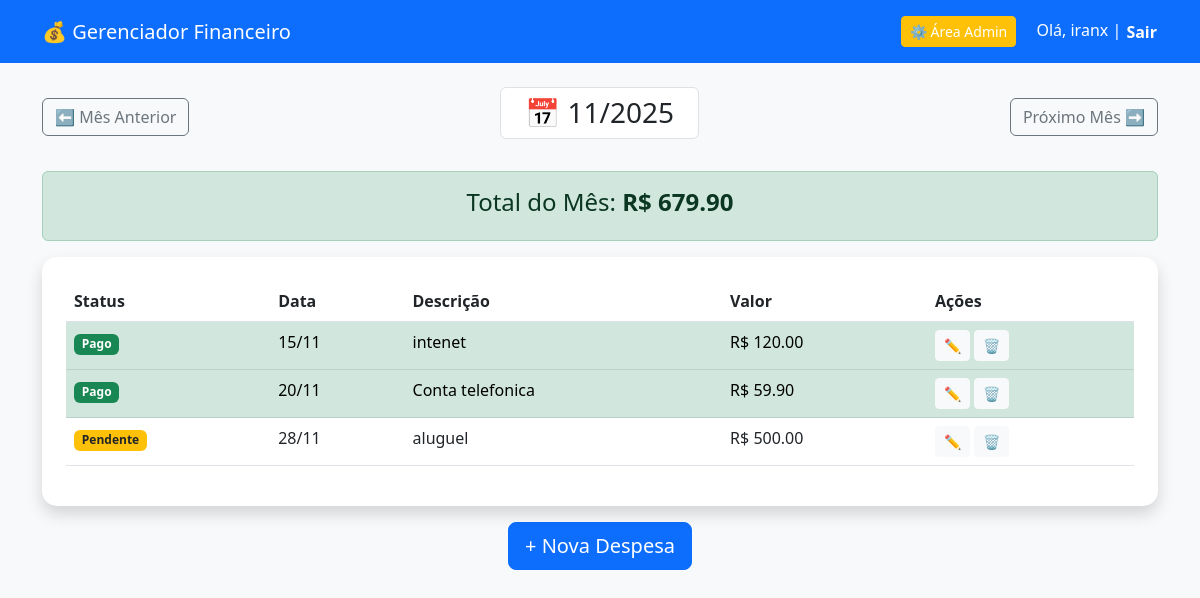
The app's page / (signed in) with its own data.
### despesas/models.py (models this page shows, shortened)
class Despesa(models.Model):
    CATEGORIAS = [
        ('ALIMENTACAO', 'Alimentação'),
        ('TRANSPORTE', 'Transporte'),
        ('MORADIA', 'Moradia'),
        ('LAZER', 'Lazer'),
        ('OUTROS', 'Outros'),
    ]
    usuario = models.ForeignKey(User, on_delete=models.CASCADE)
    descricao = models.CharField(max_length=255)
    valor = models.DecimalField(max_digits=10, decimal_places=2)
    data = models.DateField()
    categoria = models.CharField(max_length=20, choices=CATEGORIAS)
    pago = models.BooleanField(default=False)
    @property
    def esta_atrasada(self):
        return self.data < date.today() and not self.pago

### despesas/views.py (the view)
# urls.py: path('', views.lista_despesas, name='lista_despesas'),
@login_required(login_url='/admin/')
@login_required
def lista_despesas(request):
    hoje = date.today()
    mes_atual = int(request.GET.get('mes', hoje.month))
    ano_atual = int(request.GET.get('ano', hoje.year))
    despesas = Despesa.objects.filter(
        usuario=request.user,
        data__month=mes_atual,
        data__year=ano_atual
    ).order_by('data')
    total = despesas.aggregate(Sum('valor'))['valor__sum'] or 0
    data_base = date(ano_atual, mes_atual, 1)
    mes_passado = data_base - timedelta(days=1)
    proximo_mes = data_base + timedelta(days=31)
    contas_atrasadas = Despesa.objects.filter(
        usuario=request.user,
        pago=False,
        data__lt=hoje
    ).count()
    contexto = {
        'despesas': despesas,
        'total': total,
        'mes_atual': mes_atual,
        'ano_atual': ano_atual,
        'ant_mes': mes_passado.month,
        'ant_ano': mes_passado.year,
        'prox_mes': proximo_mes.month,
        'prox_ano': proximo_mes.year,
        'contas_atrasadas': contas_atrasadas, # Para o alerta
    }
    return render(request, 'despesas/lista_despesas.html', contexto)

### despesas/templates/despesas/lista_despesas.html (shortened to what this page needs)
<!DOCTYPE html>
<html lang="pt-br">
<head>
    <link href="https://cdn.jsdelivr.net/npm/bootstrap@5.3.0/dist/css/bootstrap.min.css" rel="stylesheet">
</head>
<body>
    <nav class="navbar navbar-dark bg-primary mb-4">
        <div class="container">
            <a class="navbar-brand" href="#">💰 Gerenciador Financeiro</a>
            <span class="navbar-text text-white">
                {% if user.is_staff %}
                    <a href="/admin/" class="btn btn-warning btn-sm me-3" target="_blank">
                        ⚙️ Área Admin
                    </a>
                {% endif %}
                Olá, {{ user.username }} |
                <form action="{% url 'logout' %}" method="post" class="d-inline">
                    <button type="submit" class="btn btn-link text-white fw-bold p-0" style="text-decoration: none;">
                        Sair
                    </button>
                </form>
            </span>
        </div>
    </nav>
                    <div class="container mt-4">
                        <div class="d-flex justify-content-between align-items-center mb-4">
                            <a href="?mes={{ ant_mes }}&ano={{ ant_ano }}" class="btn btn-outline-secondary">
                                ⬅️ Mês Anterior
                            </a>
                            <h3 class="text-uppercase border px-4 py-2 rounded bg-white">
                                📅 {{ mes_atual }}/{{ ano_atual }}
                            </h3>
                            <a href="?mes={{ prox_mes }}&ano={{ prox_ano }}" class="btn btn-outline-secondary">
                                Próximo Mês ➡️
                            </a>
                        </div>
                        <div class="alert alert-success text-center">
                            <h4>Total do Mês: <strong>R$ {{ total|floatformat:2 }}</strong></h4>
                        </div>
                        <div class="card shadow p-4">
                            <table class="table">
                                <thead>
                                    <tr>
                                        <th>Status</th> <th>Data</th>
                                        <th>Descrição</th>
                                        <th>Valor</th>
                                        <th>Ações</th>
                                    </tr>
                                </thead>
                                <tbody>
                                    {% for despesa in despesas %}
                                    <tr class="{% if despesa.esta_atrasada %}table-danger{% elif despesa.pago %}table-success{% endif %}">
                                        <td>
                                            {% if despesa.pago %}
                                                <span class="badge bg-success">Pago</span>
                                            {% else %}
                                                <span class="badge bg-warning text-dark">Pendente</span>
                                            {% endif %}
                                        </td>
                                        <td>
                                            {{ despesa.data|date:"d/m" }}
                                        </td>
                                        <td>{{ despesa.descricao }}</td>
                                        <td>R$ {{ despesa.valor }}</td>
                                        <td>
                                            <a href="{% url 'editar_despesa' despesa.id %}" class="btn btn-sm btn-light">✏️</a>
                                            <a href="{% url 'excluir_despesa' despesa.id %}" class="btn btn-sm btn-light">🗑️</a>
                                        </td>
                                    </tr>
                                    {% empty %}
                                    <tr>
                                        <td colspan="5" class="text-center">Nenhuma conta neste mês! 🏖️</td>
                                    </tr>
                                    {% endfor %}
                                </tbody>
                            </table>
                        </div>
                        <div class="mt-3 text-center">
                            <a href="{% url 'criar_despesa' %}" class="btn btn-primary btn-lg">+ Nova Despesa</a>
                        </div>
                    </div>
</body>
</html>

### despesas/templates/despesas/lista_despesas.html (style rules this page uses)
body { background-color: #f8f9fa; }
.card { border-radius: 15px; border: none; }

### records on screen
Despesa: pago "Pago", data "15/11", descricao "intenet", valor "120.00"
Despesa: pago "Pago", data "20/11", descricao "Conta telefonica", valor "59.90"
Despesa: pago "Pendente", data "28/11", descricao "aluguel", valor "500.00"

### other values on screen
{{ user.username }} "iranx"
{{ mes_atual }} "11"
{{ ano_atual }} "2025"
{{ total|floatformat:2 }} "679.90"
